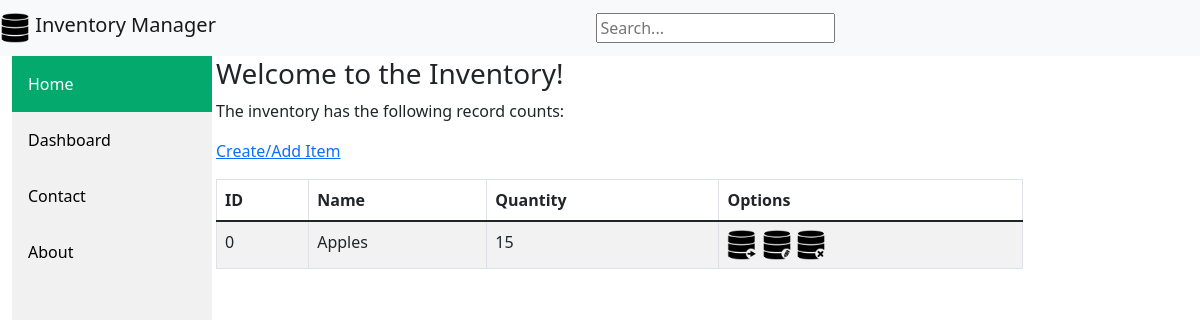
The app's page / (signed in) with its own data.
### hello_azure/models.py (models this page shows, shortened)
class Item(models.Model):
    id = models.CharField(max_length=255, primary_key=True, unique=True)
    name = models.CharField(max_length=255)
    inventory = models.IntegerField()
    def get_absolute_url(self):
        return reverse('item-detail', args=[str(self.id)])

### hello_azure/views.py (the view)
# urls.py: path('', views.inventory, name='inventory'),
@login_required
def inventory(request):
    num_items = Item.objects.all().count()
    item_obj = Item.objects.all()
    context = {
        'num_items': num_items,
        'items': item_obj,
    }
    return render(request, 'inventory.html', context=context)

### hello_azure/templates/inventory.html (shortened to what this page needs)
{% extends "base_generic.html" %}
{% block content %}
  <h3>Welcome to the Inventory!</h3>
  <p>The inventory has the following record counts:</p>
  <p><a href = "item/create/">Create/Add Item</a></p>
  <div class="col-lg-12">
    <div class="table-responsive">
      <table class = "table table-bordered table-hover table-striped tablesorter">
        <thead>
          <tr>
            <th class="header"> ID </th>
            <th class="header"> Name </th>
            <th class="header"> Quantity  </th>
            <th class="header">Options </th>
          </tr>
        </thead>
        <tbody>
          {% for item in items %}
              <tr>
                  <td>{{ item.id }}</td>
                  <td>{{ item.name }}</td>
                  <td>{{ item.inventory }}</td>
                  {% load static %}
                  <td><a href = "{{ item.get_absolute_url }}"><img src = "{% static '/review.png' %}" alt = "View Item" width="30" height="30"></a>
                      <a href = "item/{{ item.id }}/update/"><img src = "{% static '/update.png' %}" alt = "Edit Item" width="30" height="30"></a>
                      <a href = "item/{{ item.id }}/delete/"><img src = "{% static '/remove.png' %}" alt = "Delete Item" width="30" height="30"></a>
                  </td>
              </tr>
          {% endfor %}
          </tbody>
      </table>
    </div>
  </div>
{% endblock %}

### static/styles.css (style rules this page uses)
img { width:"30"; height:"30"; }

### records on screen
Item: id "0", name "Apples", inventory "15"
